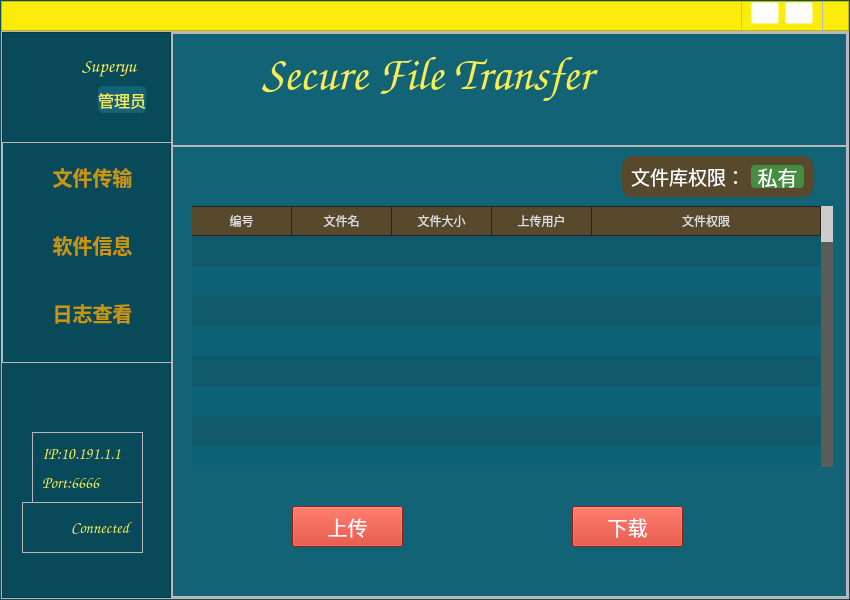
<?xml version="1.0" encoding="UTF-8"?>
<ui version="4.0">
 <class>MainWindow</class>
 <widget class="QMainWindow" name="MainWindow">
  <property name="geometry">
   <rect>
    <x>0</x>
    <y>0</y>
    <width>850</width>
    <height>600</height>
   </rect>
  </property>
  <property name="minimumSize">
   <size>
    <width>850</width>
    <height>600</height>
   </size>
  </property>
  <property name="windowTitle">
   <string>MainWindow</string>
  </property>
  <widget class="QWidget" name="centralWidget">
   <layout class="QHBoxLayout" name="horizontalLayout">
    <property name="spacing">
     <number>0</number>
    </property>
    <property name="leftMargin">
     <number>0</number>
    </property>
    <property name="topMargin">
     <number>0</number>
    </property>
    <property name="rightMargin">
     <number>0</number>
    </property>
    <property name="bottomMargin">
     <number>0</number>
    </property>
    <item>
     <widget class="QFrame" name="frame">
      <property name="sizePolicy">
       <sizepolicy hsizetype="Preferred" vsizetype="Preferred">
        <horstretch>0</horstretch>
        <verstretch>0</verstretch>
       </sizepolicy>
      </property>
      <property name="styleSheet">
       <string notr="true">#frame{
	
	background-color: rgb(19, 99, 119);

}</string>
      </property>
      <property name="frameShape">
       <enum>QFrame::StyledPanel</enum>
      </property>
      <property name="frameShadow">
       <enum>QFrame::Raised</enum>
      </property>
      <layout class="QVBoxLayout" name="verticalLayout">
       <property name="spacing">
        <number>0</number>
       </property>
       <property name="leftMargin">
        <number>0</number>
       </property>
       <property name="topMargin">
        <number>0</number>
       </property>
       <property name="rightMargin">
        <number>0</number>
       </property>
       <property name="bottomMargin">
        <number>0</number>
       </property>
       <item>
        <widget class="QFrame" name="frame_top">
         <property name="sizePolicy">
          <sizepolicy hsizetype="Preferred" vsizetype="Expanding">
           <horstretch>0</horstretch>
           <verstretch>5</verstretch>
          </sizepolicy>
         </property>
         <property name="styleSheet">
          <string notr="true">#frame_top{
	
	background-color: rgb(252, 236, 12);

}</string>
         </property>
         <property name="frameShape">
          <enum>QFrame::StyledPanel</enum>
         </property>
         <property name="frameShadow">
          <enum>QFrame::Raised</enum>
         </property>
         <widget class="QFrame" name="frame_4">
          <property name="geometry">
           <rect>
            <x>740</x>
            <y>-10</y>
            <width>82</width>
            <height>44</height>
           </rect>
          </property>
          <property name="frameShape">
           <enum>QFrame::StyledPanel</enum>
          </property>
          <property name="frameShadow">
           <enum>QFrame::Raised</enum>
          </property>
          <layout class="QHBoxLayout" name="horizontalLayout_2">
           <item>
            <widget class="QPushButton" name="pushButton">
             <property name="styleSheet">
              <string notr="true">QPushButton{
background-color: rgba(255, 255, 255,0);
boder:none;
}
QPushButton:hover{
padding-bottom:5px;
}</string>
             </property>
             <property name="text">
              <string/>
             </property>
             <property name="icon">
              <iconset resource="ico.qrc">
               <normaloff>:/ico/ico/minimize.png</normaloff>:/ico/ico/minimize.png</iconset>
             </property>
            </widget>
           </item>
           <item>
            <widget class="QPushButton" name="pushButton_2">
             <property name="styleSheet">
              <string notr="true">QPushButton{
background-color: rgba(255, 255, 255,0);
boder:none;
}
QPushButton:hover{
padding-bottom:5px;
}</string>
             </property>
             <property name="text">
              <string/>
             </property>
             <property name="icon">
              <iconset resource="ico.qrc">
               <normaloff>:/ico/ico/close.png</normaloff>:/ico/ico/close.png</iconset>
             </property>
            </widget>
           </item>
          </layout>
         </widget>
        </widget>
       </item>
       <item>
        <widget class="QFrame" name="frame_content">
         <property name="sizePolicy">
          <sizepolicy hsizetype="Preferred" vsizetype="Expanding">
           <horstretch>0</horstretch>
           <verstretch>95</verstretch>
          </sizepolicy>
         </property>
         <property name="frameShape">
          <enum>QFrame::StyledPanel</enum>
         </property>
         <property name="frameShadow">
          <enum>QFrame::Raised</enum>
         </property>
         <layout class="QHBoxLayout" name="horizontalLayout_3">
          <property name="spacing">
           <number>0</number>
          </property>
          <property name="leftMargin">
           <number>0</number>
          </property>
          <property name="topMargin">
           <number>0</number>
          </property>
          <property name="rightMargin">
           <number>0</number>
          </property>
          <property name="bottomMargin">
           <number>0</number>
          </property>
          <item>
           <widget class="QFrame" name="frame_left">
            <property name="sizePolicy">
             <sizepolicy hsizetype="Expanding" vsizetype="Preferred">
              <horstretch>2</horstretch>
              <verstretch>0</verstretch>
             </sizepolicy>
            </property>
            <property name="styleSheet">
             <string notr="true">#frame_left{
	
	background-color: rgb(8, 74, 90);

}</string>
            </property>
            <property name="frameShape">
             <enum>QFrame::StyledPanel</enum>
            </property>
            <property name="frameShadow">
             <enum>QFrame::Raised</enum>
            </property>
            <widget class="QFrame" name="frame_operate">
             <property name="geometry">
              <rect>
               <x>0</x>
               <y>110</y>
               <width>181</width>
               <height>221</height>
              </rect>
             </property>
             <property name="sizePolicy">
              <sizepolicy hsizetype="Preferred" vsizetype="Preferred">
               <horstretch>0</horstretch>
               <verstretch>0</verstretch>
              </sizepolicy>
             </property>
             <property name="minimumSize">
              <size>
               <width>0</width>
               <height>0</height>
              </size>
             </property>
             <property name="sizeIncrement">
              <size>
               <width>0</width>
               <height>0</height>
              </size>
             </property>
             <property name="baseSize">
              <size>
               <width>0</width>
               <height>10</height>
              </size>
             </property>
             <property name="frameShape">
              <enum>QFrame::StyledPanel</enum>
             </property>
             <property name="frameShadow">
              <enum>QFrame::Raised</enum>
             </property>
             <property name="lineWidth">
              <number>0</number>
             </property>
             <layout class="QVBoxLayout" name="verticalLayout_2">
              <property name="spacing">
               <number>0</number>
              </property>
              <property name="leftMargin">
               <number>0</number>
              </property>
              <property name="topMargin">
               <number>0</number>
              </property>
              <property name="rightMargin">
               <number>0</number>
              </property>
              <property name="bottomMargin">
               <number>15</number>
              </property>
              <item>
               <widget class="QPushButton" name="pushButton_transfer">
                <property name="enabled">
                 <bool>true</bool>
                </property>
                <property name="sizePolicy">
                 <sizepolicy hsizetype="Minimum" vsizetype="Expanding">
                  <horstretch>0</horstretch>
                  <verstretch>0</verstretch>
                 </sizepolicy>
                </property>
                <property name="font">
                 <font>
                  <family>851tegakizatsu</family>
                  <pointsize>15</pointsize>
                  <weight>75</weight>
                  <bold>true</bold>
                 </font>
                </property>
                <property name="styleSheet">
                 <string notr="true">
QPushButton{	border-radius:0px;
background-color:rgba(0, 0, 0,0);
color: rgb(199, 151, 7);
}
QPushButton:pressed{	
image: url(:/ico/ico/cutbutton2.png);
color: rgb(248, 237, 83);
}</string>
                </property>
                <property name="text">
                 <string>文件传输</string>
                </property>
                <property name="checkable">
                 <bool>false</bool>
                </property>
               </widget>
              </item>
              <item>
               <widget class="QPushButton" name="pushButton_info">
                <property name="sizePolicy">
                 <sizepolicy hsizetype="Minimum" vsizetype="Expanding">
                  <horstretch>0</horstretch>
                  <verstretch>0</verstretch>
                 </sizepolicy>
                </property>
                <property name="font">
                 <font>
                  <family>851tegakizatsu</family>
                  <pointsize>15</pointsize>
                  <weight>75</weight>
                  <bold>true</bold>
                 </font>
                </property>
                <property name="styleSheet">
                 <string notr="true">
QPushButton{	border-radius:30px;
color: rgb(199, 151, 7);
}
QPushButton:pressed{	
image: url(:/ico/ico/cutbutton2.png);
color: rgb(248, 237, 83);
}</string>
                </property>
                <property name="text">
                 <string>软件信息</string>
                </property>
               </widget>
              </item>
              <item>
               <widget class="QPushButton" name="pushButton_log">
                <property name="sizePolicy">
                 <sizepolicy hsizetype="Minimum" vsizetype="Expanding">
                  <horstretch>0</horstretch>
                  <verstretch>0</verstretch>
                 </sizepolicy>
                </property>
                <property name="font">
                 <font>
                  <family>851tegakizatsu</family>
                  <pointsize>15</pointsize>
                  <weight>75</weight>
                  <bold>true</bold>
                 </font>
                </property>
                <property name="styleSheet">
                 <string notr="true">
QPushButton{	border-radius:30px;
color: rgb(199, 151, 7);
}
QPushButton:pressed{	
image: url(:/ico/ico/cutbutton2.png);
color: rgb(248, 237, 83);
}</string>
                </property>
                <property name="text">
                 <string>日志查看</string>
                </property>
                <property name="checkable">
                 <bool>true</bool>
                </property>
                <property name="checked">
                 <bool>false</bool>
                </property>
                <property name="autoExclusive">
                 <bool>true</bool>
                </property>
                <property name="autoDefault">
                 <bool>false</bool>
                </property>
                <property name="default">
                 <bool>false</bool>
                </property>
               </widget>
              </item>
             </layout>
             <zorder>pushButton_info</zorder>
             <zorder>pushButton_transfer</zorder>
             <zorder>pushButton_log</zorder>
            </widget>
            <widget class="QLabel" name="label_back">
             <property name="geometry">
              <rect>
               <x>0</x>
               <y>20</y>
               <width>91</width>
               <height>61</height>
              </rect>
             </property>
             <property name="styleSheet">
              <string notr="true">image: url(:/ico/ico/bluepoint2.png);</string>
             </property>
             <property name="text">
              <string/>
             </property>
            </widget>
            <widget class="QFrame" name="frame_connect">
             <property name="geometry">
              <rect>
               <x>20</x>
               <y>470</y>
               <width>121</width>
               <height>51</height>
              </rect>
             </property>
             <property name="frameShape">
              <enum>QFrame::StyledPanel</enum>
             </property>
             <property name="frameShadow">
              <enum>QFrame::Raised</enum>
             </property>
             <layout class="QHBoxLayout" name="horizontalLayout_5">
              <item>
               <widget class="QLabel" name="label_connect_light">
                <property name="styleSheet">
                 <string notr="true">image: url(:/ico/ico/greenpoint.png);</string>
                </property>
                <property name="text">
                 <string/>
                </property>
               </widget>
              </item>
              <item>
               <widget class="QLabel" name="label_connect">
                <property name="font">
                 <font>
                  <family>Comic Sans MS</family>
                  <pointsize>12</pointsize>
                 </font>
                </property>
                <property name="styleSheet">
                 <string notr="true">color: rgb(248, 237, 83);</string>
                </property>
                <property name="text">
                 <string>Connected</string>
                </property>
               </widget>
              </item>
             </layout>
            </widget>
            <widget class="QFrame" name="frame_net">
             <property name="geometry">
              <rect>
               <x>30</x>
               <y>400</y>
               <width>111</width>
               <height>71</height>
              </rect>
             </property>
             <property name="frameShape">
              <enum>QFrame::StyledPanel</enum>
             </property>
             <property name="frameShadow">
              <enum>QFrame::Raised</enum>
             </property>
             <layout class="QVBoxLayout" name="verticalLayout_4">
              <item>
               <widget class="QLabel" name="label_ip">
                <property name="font">
                 <font>
                  <family>Comic Sans MS</family>
                  <pointsize>12</pointsize>
                 </font>
                </property>
                <property name="styleSheet">
                 <string notr="true">color: rgb(248, 237, 83);</string>
                </property>
                <property name="text">
                 <string>IP:10.191.1.1</string>
                </property>
               </widget>
              </item>
              <item>
               <widget class="QLabel" name="label_port">
                <property name="font">
                 <font>
                  <family>Comic Sans MS</family>
                  <pointsize>12</pointsize>
                 </font>
                </property>
                <property name="styleSheet">
                 <string notr="true">color: rgb(248, 237, 83);</string>
                </property>
                <property name="text">
                 <string>Port:6666</string>
                </property>
               </widget>
              </item>
             </layout>
            </widget>
            <widget class="QLabel" name="label_10">
             <property name="geometry">
              <rect>
               <x>30</x>
               <y>30</y>
               <width>31</width>
               <height>31</height>
              </rect>
             </property>
             <property name="styleSheet">
              <string notr="true">image: url(:/ico/ico/user1.png);</string>
             </property>
             <property name="text">
              <string/>
             </property>
            </widget>
            <widget class="QWidget" name="verticalLayoutWidget">
             <property name="geometry">
              <rect>
               <x>80</x>
               <y>20</y>
               <width>81</width>
               <height>61</height>
              </rect>
             </property>
             <layout class="QVBoxLayout" name="verticalLayout_5">
              <item alignment="Qt::AlignVCenter">
               <widget class="QLabel" name="label_user">
                <property name="font">
                 <font>
                  <family>Comic Sans MS</family>
                  <pointsize>14</pointsize>
                 </font>
                </property>
                <property name="styleSheet">
                 <string notr="true">color: rgb(248, 237, 83);</string>
                </property>
                <property name="text">
                 <string>Superyu</string>
                </property>
               </widget>
              </item>
              <item alignment="Qt::AlignHCenter">
               <widget class="QLabel" name="label_user_identity">
                <property name="font">
                 <font>
                  <family>851tegakizatsu</family>
                  <pointsize>12</pointsize>
                 </font>
                </property>
                <property name="styleSheet">
                 <string notr="true">background-color: rgb(19, 99, 119);
color: rgb(248, 237, 83);
border-radius:5px;
</string>
                </property>
                <property name="text">
                 <string>管理员</string>
                </property>
               </widget>
              </item>
             </layout>
            </widget>
            <zorder>label_back</zorder>
            <zorder>frame_connect</zorder>
            <zorder>frame_net</zorder>
            <zorder>label_10</zorder>
            <zorder>frame_operate</zorder>
            <zorder>verticalLayoutWidget</zorder>
           </widget>
          </item>
          <item>
           <widget class="QFrame" name="frame_right">
            <property name="sizePolicy">
             <sizepolicy hsizetype="Expanding" vsizetype="Preferred">
              <horstretch>8</horstretch>
              <verstretch>0</verstretch>
             </sizepolicy>
            </property>
            <property name="frameShape">
             <enum>QFrame::StyledPanel</enum>
            </property>
            <property name="frameShadow">
             <enum>QFrame::Raised</enum>
            </property>
            <layout class="QVBoxLayout" name="verticalLayout_3">
             <property name="spacing">
              <number>0</number>
             </property>
             <property name="leftMargin">
              <number>0</number>
             </property>
             <property name="topMargin">
              <number>0</number>
             </property>
             <property name="rightMargin">
              <number>0</number>
             </property>
             <property name="bottomMargin">
              <number>0</number>
             </property>
             <item>
              <widget class="QFrame" name="frame_right_top">
               <property name="sizePolicy">
                <sizepolicy hsizetype="Preferred" vsizetype="Expanding">
                 <horstretch>0</horstretch>
                 <verstretch>2</verstretch>
                </sizepolicy>
               </property>
               <property name="frameShape">
                <enum>QFrame::StyledPanel</enum>
               </property>
               <property name="frameShadow">
                <enum>QFrame::Raised</enum>
               </property>
               <widget class="QLabel" name="label_4">
                <property name="geometry">
                 <rect>
                  <x>90</x>
                  <y>0</y>
                  <width>491</width>
                  <height>81</height>
                 </rect>
                </property>
                <property name="font">
                 <font>
                  <family>Comic Sans MS</family>
                  <pointsize>35</pointsize>
                 </font>
                </property>
                <property name="styleSheet">
                 <string notr="true">color: rgb(248, 237, 83);</string>
                </property>
                <property name="text">
                 <string>Secure File Transfer</string>
                </property>
               </widget>
              </widget>
             </item>
             <item>
              <widget class="QFrame" name="frame_right_bottom">
               <property name="sizePolicy">
                <sizepolicy hsizetype="Preferred" vsizetype="Expanding">
                 <horstretch>0</horstretch>
                 <verstretch>8</verstretch>
                </sizepolicy>
               </property>
               <property name="whatsThis">
                <string/>
               </property>
               <property name="frameShape">
                <enum>QFrame::StyledPanel</enum>
               </property>
               <property name="frameShadow">
                <enum>QFrame::Raised</enum>
               </property>
               <layout class="QHBoxLayout" name="horizontalLayout_4">
                <item>
                 <widget class="QStackedWidget" name="stackedWidget">
                  <property name="styleSheet">
                   <string notr="true">background-color: rgba(0, 0, 0,0);</string>
                  </property>
                  <property name="currentIndex">
                   <number>0</number>
                  </property>
                  <widget class="QWidget" name="page_transfer">
                   <widget class="QPushButton" name="pushButton_upload">
                    <property name="geometry">
                     <rect>
                      <x>110</x>
                      <y>350</y>
                      <width>111</width>
                      <height>41</height>
                     </rect>
                    </property>
                    <property name="font">
                     <font>
                      <family>851tegakizatsu</family>
                      <pointsize>15</pointsize>
                     </font>
                    </property>
                    <property name="styleSheet">
                     <string notr="true">
QPushButton{	
background-color: rgb(207, 44, 24);
color: rgb(255, 255, 255);
}
QPushButton:pressed{	
	padding-left:5px;
	padding-top:5px;
}</string>
                    </property>
                    <property name="text">
                     <string>上传</string>
                    </property>
                   </widget>
                   <widget class="QPushButton" name="pushButton_download">
                    <property name="geometry">
                     <rect>
                      <x>390</x>
                      <y>350</y>
                      <width>111</width>
                      <height>41</height>
                     </rect>
                    </property>
                    <property name="font">
                     <font>
                      <family>851tegakizatsu</family>
                      <pointsize>15</pointsize>
                     </font>
                    </property>
                    <property name="styleSheet">
                     <string notr="true">
QPushButton{	
background-color: rgb(207, 44, 24);
color: rgb(255, 255, 255);
}
QPushButton:pressed{	
	padding-left:5px;
	padding-top:5px;
}</string>
                    </property>
                    <property name="text">
                     <string>下载</string>
                    </property>
                   </widget>
                   <widget class="QTableWidget" name="tableWidget">
                    <property name="geometry">
                     <rect>
                      <x>10</x>
                      <y>50</y>
                      <width>641</width>
                      <height>261</height>
                     </rect>
                    </property>
                    <property name="focusPolicy">
                     <enum>Qt::StrongFocus</enum>
                    </property>
                    <property name="contextMenuPolicy">
                     <enum>Qt::DefaultContextMenu</enum>
                    </property>
                    <property name="layoutDirection">
                     <enum>Qt::LeftToRight</enum>
                    </property>
                    <property name="autoFillBackground">
                     <bool>false</bool>
                    </property>
                    <property name="styleSheet">
                     <string notr="true">QTableWidget{
color:rgb(255, 255, 255);
	font: 12pt &quot;黑体&quot;;
background:rgba(8, 74, 90,100);
border:0px solid #242424;
alternate-background-color:rgba(10, 113, 139,100);
gridline-color:rgba(8, 74, 90,100);
}
 
QTableWidget::item:selected{
color: rgb(88, 72, 44);

background: rgb(252, 236, 12);
}
 
QTableWidget::item:hover{

}
QHeaderView::section{
text-align:center;
background:rgb(88, 72, 44);
padding:3px;
margin:0px;
color:#DCDCDC;
border:1px solid #242424;
border-left-width:0;
}
 
QScrollBar:vertical{
background:#484848;
padding:0px;
border-radius:6px;
max-width:12px;
}
 
 
QScrollBar::handle:vertical{
background:#CCCCCC;
}
 
QScrollBar::handle:hover:vertical,QScrollBar::handle:pressed:vertical{
background:#A7A7A7;
}
QScrollBar::sub-page:vertical{
background:#444444;
}
 
 
QScrollBar::add-page:vertical{
background:#5B5B5B;
}
 

</string>
                    </property>
                    <property name="frameShape">
                     <enum>QFrame::NoFrame</enum>
                    </property>
                    <property name="dragEnabled">
                     <bool>false</bool>
                    </property>
                    <property name="alternatingRowColors">
                     <bool>true</bool>
                    </property>
                    <property name="selectionBehavior">
                     <enum>QAbstractItemView::SelectRows</enum>
                    </property>
                    <property name="textElideMode">
                     <enum>Qt::ElideRight</enum>
                    </property>
                    <property name="verticalScrollMode">
                     <enum>QAbstractItemView::ScrollPerItem</enum>
                    </property>
                    <property name="horizontalScrollMode">
                     <enum>QAbstractItemView::ScrollPerItem</enum>
                    </property>
                    <property name="showGrid">
                     <bool>false</bool>
                    </property>
                    <property name="gridStyle">
                     <enum>Qt::DashLine</enum>
                    </property>
                    <property name="sortingEnabled">
                     <bool>false</bool>
                    </property>
                    <property name="rowCount">
                     <number>50</number>
                    </property>
                    <property name="columnCount">
                     <number>5</number>
                    </property>
                    <attribute name="horizontalHeaderCascadingSectionResizes">
                     <bool>true</bool>
                    </attribute>
                    <attribute name="horizontalHeaderDefaultSectionSize">
                     <number>100</number>
                    </attribute>
                    <attribute name="horizontalHeaderHighlightSections">
                     <bool>true</bool>
                    </attribute>
                    <attribute name="horizontalHeaderStretchLastSection">
                     <bool>true</bool>
                    </attribute>
                    <attribute name="verticalHeaderVisible">
                     <bool>false</bool>
                    </attribute>
                    <attribute name="verticalHeaderCascadingSectionResizes">
                     <bool>false</bool>
                    </attribute>
                    <attribute name="verticalHeaderShowSortIndicator" stdset="0">
                     <bool>false</bool>
                    </attribute>
                    <row>
                     <property name="text">
                      <string>1</string>
                     </property>
                    </row>
                    <row/>
                    <row/>
                    <row/>
                    <row/>
                    <row/>
                    <row/>
                    <row/>
                    <row/>
                    <row/>
                    <row/>
                    <row/>
                    <row/>
                    <row/>
                    <row/>
                    <row/>
                    <row/>
                    <row/>
                    <row/>
                    <row/>
                    <row/>
                    <row/>
                    <row/>
                    <row/>
                    <row/>
                    <row/>
                    <row/>
                    <row/>
                    <row/>
                    <row/>
                    <row/>
                    <row/>
                    <row/>
                    <row/>
                    <row/>
                    <row/>
                    <row/>
                    <row/>
                    <row/>
                    <row/>
                    <row/>
                    <row/>
                    <row/>
                    <row/>
                    <row/>
                    <row/>
                    <row/>
                    <row/>
                    <row/>
                    <row/>
                    <column>
                     <property name="text">
                      <string>编号</string>
                     </property>
                    </column>
                    <column>
                     <property name="text">
                      <string>文件名</string>
                     </property>
                    </column>
                    <column>
                     <property name="text">
                      <string>文件大小</string>
                     </property>
                    </column>
                    <column>
                     <property name="text">
                      <string>上传用户</string>
                     </property>
                    </column>
                    <column>
                     <property name="text">
                      <string>文件权限</string>
                     </property>
                    </column>
                   </widget>
                   <widget class="QFrame" name="frame_permission">
                    <property name="geometry">
                     <rect>
                      <x>440</x>
                      <y>0</y>
                      <width>191</width>
                      <height>41</height>
                     </rect>
                    </property>
                    <property name="styleSheet">
                     <string notr="true">

background-color: rgb(88, 72, 44);
border-radius:10px;</string>
                    </property>
                    <property name="frameShape">
                     <enum>QFrame::StyledPanel</enum>
                    </property>
                    <property name="frameShadow">
                     <enum>QFrame::Raised</enum>
                    </property>
                    <layout class="QHBoxLayout" name="horizontalLayout_6">
                     <item>
                      <widget class="QLabel" name="label_permission">
                       <property name="font">
                        <font>
                         <family>851tegakizatsu</family>
                         <pointsize>14</pointsize>
                        </font>
                       </property>
                       <property name="styleSheet">
                        <string notr="true">color: rgb(255, 255, 255);
</string>
                       </property>
                       <property name="text">
                        <string>文件库权限：</string>
                       </property>
                      </widget>
                     </item>
                     <item>
                      <widget class="QPushButton" name="pushButton_permission">
                       <property name="font">
                        <font>
                         <family>851tegakizatsu</family>
                         <pointsize>15</pointsize>
                        </font>
                       </property>
                       <property name="toolTip">
                        <string/>
                       </property>
                       <property name="statusTip">
                        <string>111</string>
                       </property>
                       <property name="styleSheet">
                        <string notr="true">
QPushButton{	
background-color: rgb(71, 141, 65);
color: rgb(255, 255, 255);
border-radius:4px;
}
QPushButton:pressed{	
	background-color: rgb(197, 68, 72);
	border-radius:4px;
}</string>
                       </property>
                       <property name="text">
                        <string>私有</string>
                       </property>
                       <property name="checkable">
                        <bool>true</bool>
                       </property>
                      </widget>
                     </item>
                    </layout>
                   </widget>
                  </widget>
                  <widget class="QWidget" name="page_log">
                   <widget class="QTextBrowser" name="textBrowser">
                    <property name="geometry">
                     <rect>
                      <x>10</x>
                      <y>10</y>
                      <width>621</width>
                      <height>371</height>
                     </rect>
                    </property>
                    <property name="font">
                     <font>
                      <family>Comic Sans MS</family>
                      <pointsize>12</pointsize>
                     </font>
                    </property>
                    <property name="styleSheet">
                     <string notr="true">QTextBrowser{
background-color: rgba(0, 0, 0,0);
color: rgb(167, 167, 167);
border-radius:0px;}
 
QScrollBar:vertical{
background:#484848;
padding:0px;
border-radius:6px;
max-width:12px;
}
 
 
QScrollBar::handle:vertical{
background:#CCCCCC;
}
 
QScrollBar::handle:hover:vertical,QScrollBar::handle:pressed:vertical{
background:#A7A7A7;
}
QScrollBar::sub-page:vertical{
background:#444444;
}
 
 
QScrollBar::add-page:vertical{
background:#5B5B5B;
}
 

</string>
                    </property>
                   </widget>
                  </widget>
                  <widget class="QWidget" name="page_info"/>
                 </widget>
                </item>
               </layout>
              </widget>
             </item>
            </layout>
           </widget>
          </item>
         </layout>
         <zorder>frame_right</zorder>
         <zorder>frame_left</zorder>
        </widget>
       </item>
      </layout>
     </widget>
    </item>
   </layout>
  </widget>
 </widget>
 <resources>
  <include location="ico.qrc"/>
 </resources>
 <connections>
  <connection>
   <sender>pushButton</sender>
   <signal>clicked()</signal>
   <receiver>MainWindow</receiver>
   <slot>showMinimized()</slot>
   <hints>
    <hint type="sourcelabel">
     <x>765</x>
     <y>12</y>
    </hint>
    <hint type="destinationlabel">
     <x>725</x>
     <y>-13</y>
    </hint>
   </hints>
  </connection>
  <connection>
   <sender>pushButton_2</sender>
   <signal>clicked()</signal>
   <receiver>MainWindow</receiver>
   <slot>close()</slot>
   <hints>
    <hint type="sourcelabel">
     <x>796</x>
     <y>16</y>
    </hint>
    <hint type="destinationlabel">
     <x>778</x>
     <y>-9</y>
    </hint>
   </hints>
  </connection>
 </connections>
</ui>
